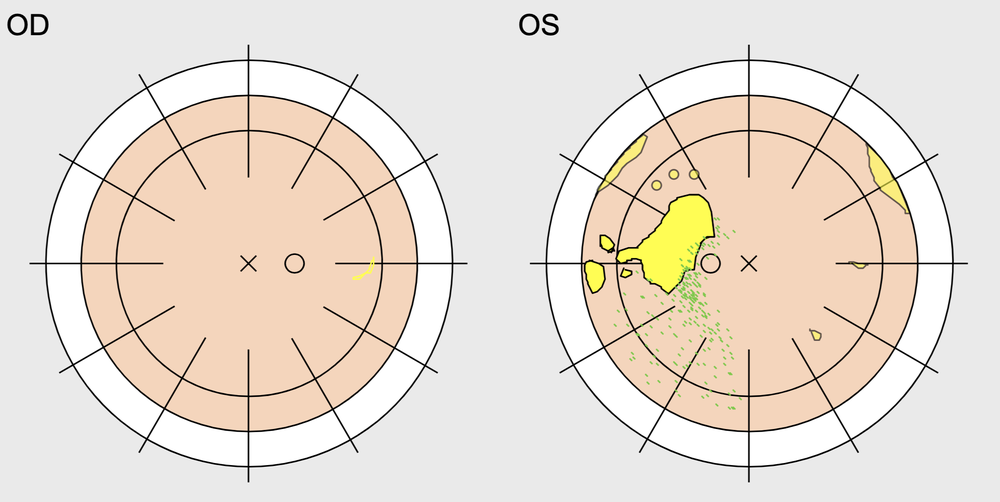
#> input picture Test Images/test.png, 1000 x 502 px, shrunk from 2302 x 1156 before the run, found by its file name
$ python circle_detect.py
#> lines starting #> are read from the running program, lines starting #| are printed output that depends on the picture
import pandas as pd
import numpy as np
import cv2
import matplotlib.pyplot as plt

## circle detecting

img = cv2.imread('test.png',0)
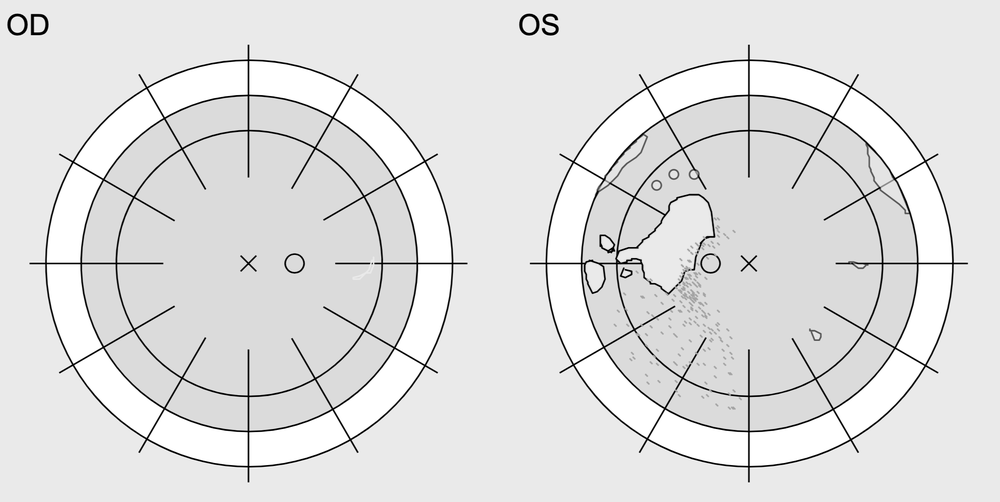
#> img: shape (502, 1000); min 0, max 255, mean 224.5
# img = cv2.medianBlur(img,5)
cimg = cv2.cvtColor(img,cv2.COLOR_GRAY2BGR)

circles = cv2.HoughCircles(img,cv2.HOUGH_GRADIENT,1,20, param1=50, param2=30,minRadius=0,maxRadius=0)
#> circles = 553 rows, first 8: [749.5, 263.5, 169.3], [246.5, 244.5, 185.4], [229.5, 264.5, 185.3], [262.5, 274.5, 187.1], [733.5, 275.5, 184.9], [772.5, 291.5, 168], [737.5, 247.5, 150.1], [498.5, 118.5, 251.7]
circles = np.uint16(np.around(circles))
#> circles = 553 rows, first 8: [750, 264, 169], [246, 244, 185], [230, 264, 185], [262, 274, 187], [734, 276, 185], [772, 292, 168], [738, 248, 150], [498, 118, 252]
for i in circles[0,:]:
    # draw the outer circle
    cv2.circle(cimg,(i[0],i[1]),i[2],(0,255,0),2)
    # draw the center of the circle
    cv2.circle(cimg,(i[0],i[1]),2,(0,0,255),3)
#> this loop made 553 passes
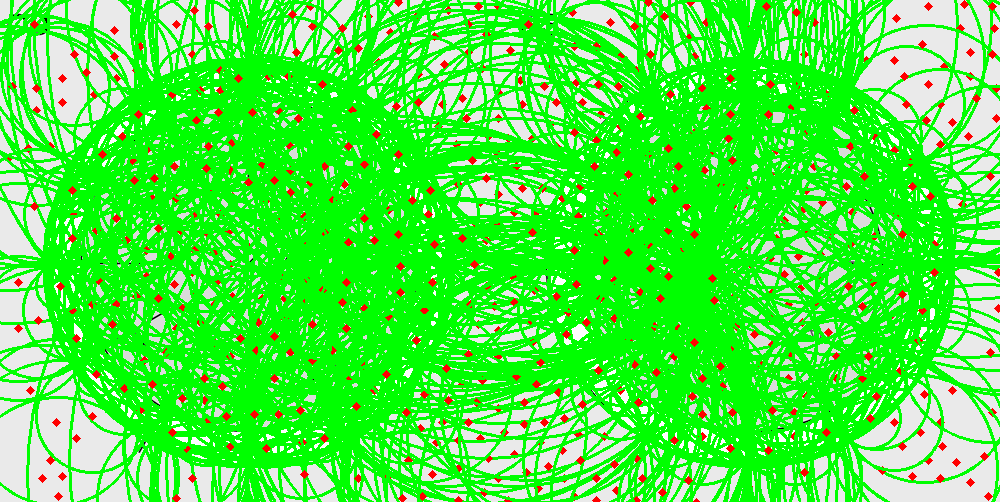
#> cimg: shape (502, 1000, 3); mean B, G, R 65.3, 240.9, 73.1
cv2.imshow('detected circles',cimg)
cv2.waitKey(0)
cv2.destroyAllWindows()
